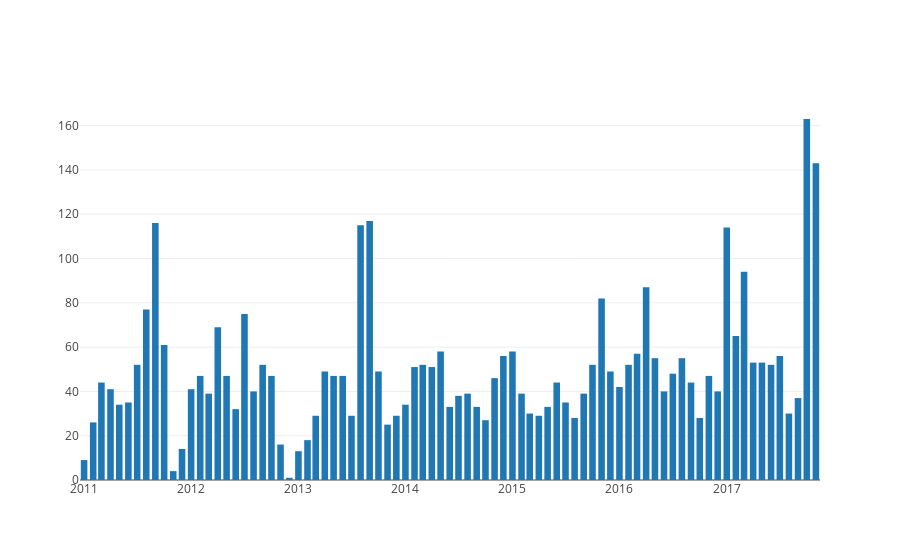

The notebook cell saved with this chart:
### Code cell
query_posts_by_month = (
    'SELECT year(created_time) year, month(created_time) month, count(*) count '
    'FROM post '
    'WHERE page=1 AND year(created_time)>=2011 '
    'GROUP BY year(created_time), month(created_time)'
)
rows_posts_by_month = execute_query(query_posts_by_month)
plot_bar_chart(rows_posts_by_month)

### Figure 1 — Plotly figure (JSON) as saved in the notebook; plotly's stock layout.template omitted (floating-point values rounded to 4 significant figures)
{"data": [{"type": "bar", "x": ["2011-1", "2011-2", "2011-3", "2011-4", "2011-5", "2011-6", "2011-7", "2011-8", "2011-9", "2011-10", "2011-11", "2011-12", "2012-1", "2012-2", "2012-3", "2012-4", "2012-5", "2012-6", "2012-7", "2012-8", "2012-9", "2012-10", "2012-11", "2012-12", "2013-1", "2013-2", "2013-3", "2013-4", "2013-5", "2013-6", "2013-7", "2013-8", "2013-9", "2013-10", "2013-11", "2013-12", "2014-1", "2014-2", "2014-3", "2014-4", "2014-5", "2014-6", "2014-7", "2014-8", "2014-9", "2014-10", "2014-11", "2014-12", "2015-1", "2015-2", "2015-3", "2015-4", "2015-5", "2015-6", "2015-7", "2015-8", "2015-9", "2015-10", "2015-11", "2015-12", "2016-1", "2016-2", "2016-3", "2016-4", "2016-5", "2016-6", "2016-7", "2016-8", "2016-9", "2016-10", "2016-11", "2016-12", "2017-1", "2017-2", "2017-3", "2017-4", "2017-5", "2017-6", "2017-7", "2017-8", "2017-9", "2017-10", "2017-11"], "y": [9, 26, 44, 41, 34, 35, 52, 77, 116, 61, 4, 14, 41, 47, 39, 69, 47, 32, 75, 40, 52, 47, 16, 1, 13, 18, 29, 49, 47, 47, 29, 115, 117, 49, 25, 29, 34, 51, 52, 51, 58, 33, 38, 39, 33, 27, 46, 56, 58, 39, 30, 29, 33, 44, 35, 28, 39, 52, 82, 49, 42, 52, 57, 87, 55, 40, 48, 55, 44, 28, 47, 40, 114, 65, 94, 53, 53, 52, 56, 30, 37, 163, 143]}], "layout": {}}
